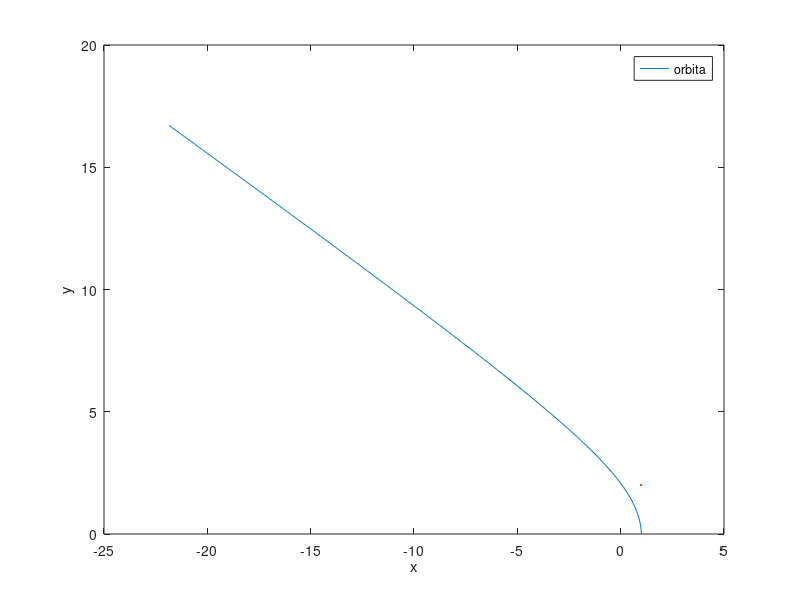

MATLAB code for this plot:

H=1/52;

t=0:H:10;

%valores iniciales
x=1;
vX=0;
y=0;
vY=2.1*pi;
a=39.5;
B=-1.5;


for i=1:numel(t)-1
    
    Qx=(-a*x(i)*(x(i)^2+y(i)^2)^B);
    Qy=(-a*y(i)*(x(i)^2+y(i)^2)^B);
    
    vX(i+1)= vX(i) + H*Qx/2;
    vY(i+1)= vY(i) + H*Qy/2;
    
    x(i+1) = x(i) + vX(i+1)*H;
    y(i+1) = y(i) + vY(i+1)*H;
    
    

end

plot(x,y,1,2);
    ylabel('y')
    xlabel('x')
    legend('orbita')